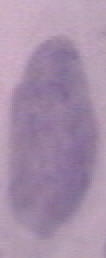
#> input picture cervicalcancermultimodalproject/data/cytology images/smear2005/New database pictures/carcinoma_in_situ/149143370-149143378-002.BMP, 53 x 129 px, found by its file name (shown 2 times larger); its folder holds only this picture in this run
$ python cytology_preprocessing.py
#> lines starting #> are read from the running program, lines starting #| are printed output that depends on the picture
import os
import pandas as pd
from PIL import Image
import numpy as np

# === Config ===
HERLEV_RAW_DIR = './data/cytology images/Smear2005/New database pictures'
HERLEV_PROCESSED_DIR = './processed_data/Herlev/herlev_processed_images'
CSV_OUTPUT = './processed_data/Herlev/herlev_labels.csv'
TARGET_SIZE = (224, 224)

# === Label Mapping ===
# Map the original 7 subclasses to binary labels (Normal vs Abnormal)
label_map = {
    'carcinoma_in_situ': 'Abnormal',
    'light_dysplastic': 'Abnormal',
    'moderate_dysplastic': 'Abnormal',
    'severe_dysplastic': 'Abnormal',
    'normal_columnar': 'Normal',
    'normal_intermediate': 'Normal',
    'normal_superficiel': 'Normal',
}

# === Create output dir ===
os.makedirs(HERLEV_PROCESSED_DIR, exist_ok=True)

print(f"\nLooking inside: {HERLEV_RAW_DIR}")
subclasses = os.listdir(HERLEV_RAW_DIR)
print(f"Found {len(subclasses)} subclass folders: {subclasses}")

image_data = []

# === Image Loop ===
# Loop through each subclass folder and process images
for subclass in subclasses:
    subclass_dir = os.path.join(HERLEV_RAW_DIR, subclass)
    if not os.path.isdir(subclass_dir) or subclass not in label_map:
        continue

    label = label_map[subclass]

    for filename in os.listdir(subclass_dir):
        if not filename.lower().endswith(('.jpg', '.png', '.jpeg', '.bmp', '.tif', '.tiff')):
            continue

        file_path = os.path.join(subclass_dir, filename)
        try:
            img = Image.open(file_path).convert('RGB')
#> img is the input picture: PIL image 53x129 RGB; mean R, G, B 166.3, 143.2, 169.2
            resized = img.resize(TARGET_SIZE)
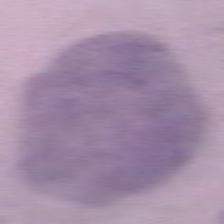
#> resized: PIL image 224x224 RGB; mean R, G, B 166.3, 143.2, 169.2
            normalized = np.array(resized) / 255.0

            # Clean filename and create relative path
            save_name = f"{subclass}_{filename.replace(' ', '_')}"
            save_path = os.path.join(HERLEV_PROCESSED_DIR, save_name)

            # Save processed image
            Image.fromarray((normalized * 255).astype(np.uint8)).save(save_path)

            # Save relative path for CSV
            relative_path = os.path.relpath(save_path, start='./').replace('\\', '/')

            image_data.append({
                'image_path': relative_path,
                'original_class': subclass,
                'label': label,
                'width': TARGET_SIZE[0],
                'height': TARGET_SIZE[1],
                'is_augmented': '-d' in filename.lower()
            })

        except Exception as e:
            print(f"Failed to process {file_path}: {e}")
#> pass 2 of the loop `for subclass in subclasses:`:
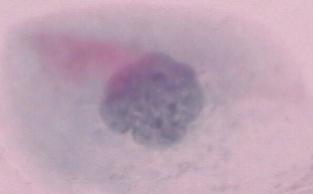
#> input picture cervicalcancermultimodalproject/data/cytology images/smear2005/New database pictures/light_dysplastic/148494967-148494986-001.BMP, 313 x 194 px, found by its file name
#> img is the input picture: PIL image 313x194 RGB; mean R, G, B 188.3, 163, 179.9
#> `resized = img.resize(TARGET_SIZE)`:
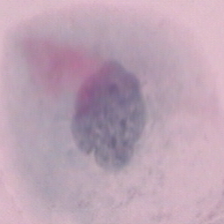
#> resized: PIL image 224x224 RGB; mean R, G, B 188.3, 163, 179.9
# === Create DataFrame and Save CSV ===
#datframe stores metadata about each image for the CSV output.
df = pd.DataFrame(image_data)

# Makes sure the directory exists for the CSV
os.makedirs(os.path.dirname(CSV_OUTPUT), exist_ok=True)

# Saves the DataFrame to CSV
df.to_csv(CSV_OUTPUT, index=False)

print(f"\nProcessed {len(df)} images.")
print(f"Metadata saved to: {CSV_OUTPUT}")
